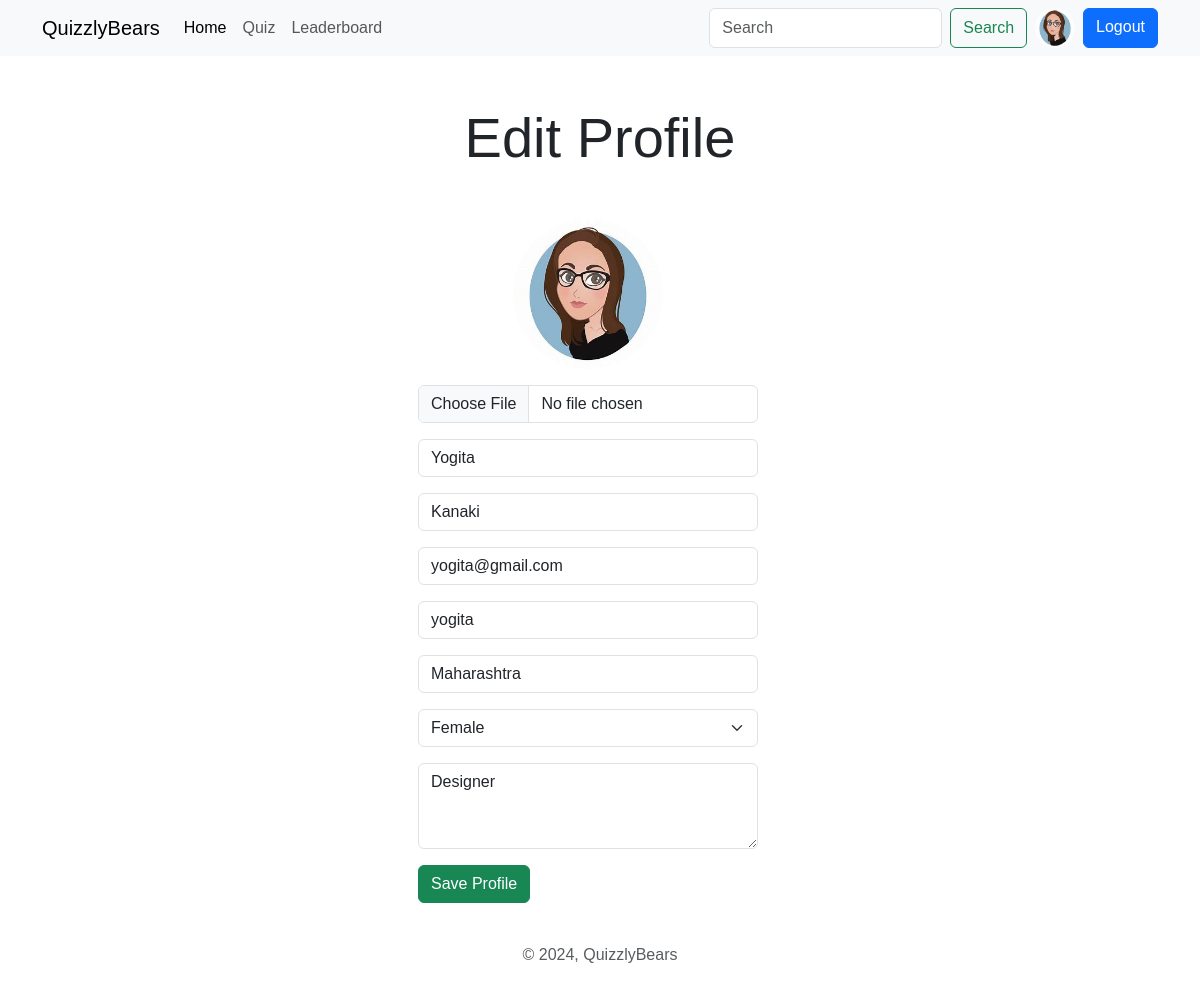
The app's page /user/settings (signed in) with its own data.
### account/models.py (models this page shows, shortened)
class Profile(models.Model):
    user=models.OneToOneField(User,on_delete=models.CASCADE,null=True,verbose_name='User Object')
    bio=models.TextField(blank=True,null=True)
    profile_img=models.ImageField(upload_to='profile_images',default='user.png',blank=True,null=True,verbose_name='Profile Pic')
    location=models.CharField(max_length=100,blank=True,null=True)
    GENDER=(
        ('Male','Male'),
        ('Female','Female'),
        ('Other','Other'),
    )
    gender=models.CharField(max_length=6,choices=GENDER,blank=True,null=True)

### account/views.py (the view, shortened to what this page needs)
# urls.py: path('settings',views.editProfile,name='edit_profile'),
@login_required(login_url='login')
def editProfile(request):
    user_object=User.objects.get(username=request.user)
    user_profile=Profile.objects.get(user=user_object)
    context={"user_profile":user_profile}
    return render(request,'profile-edit.html',context)

### templates/profile-edit.html (shortened to what this page needs)
{% extends 'index.html' %}
{% block content %}
  <h1 class="display-4 text-center my-5">Edit Profile</h1>
  <div class="container">
    <div class="row row-cols-sm-1 row-cols-lg-3 container">
      <div class="col-12">
      </div>
      <div class="col-12">
        <form action="" method="POST" enctype="multipart/form-data">
            <div class="mb-3 d-flex justify-content-center">
                <img src="{{user_profile.profile_img.url}}" alt="profile-pic" width="150" height="150" class="rounded-circle">
            </div>
          <div class="mb-3">
            <input type="file" name="profile_img" class="form-control" id="exampleInputImage">
          </div>
          <div class="mb-3">
            <input type="text" name="firstname"  value="{{user_profile.user.first_name}}" class="form-control" id="exampleInputFirstName" placeholder="First Name" required>
          </div>
          <div class="mb-3">
            <input type="text" name="lastname" value="{{user_profile.user.last_name}}" class="form-control" id="exampleInputLastName" placeholder="Last Name" required>
          </div>
          <div class="mb-3">
            <input type="email" name="email" value="{{user_profile.user.email}}"class="form-control" id="exampleInputEmail2" aria-describedby="emailHelp"
              placeholder="Email" required>
          </div>
          <div class="mb-3">
            <input type="text" name="username" value="{{user_profile.user.username}}"class="form-control" id="exampleInputUsername1" aria-describedby="emailHelp"
              placeholder="Username" required>
          </div>
          <div class="mb-3">
            <input type="text" name="location" value="{{user_profile.location}}" class="form-control" id="exampleInputLocation" placeholder="Location" required>
          </div>
          <div class="mb-3">
            <select class="form-select form-control" name="gender" id="exampleInputGender" aria-label="Default select example" required>
                <option {% if user_profile.gender == 'Female' %} selected {% endif %}value="Female">Female</option>
              </select>
          </div>
          <div class="mb-3">
            <textarea class="form-control" name="bio" id="exampleFormControlTextarea1" rows="3" placeholder="Your Bio" required>{{user_profile.bio}} </textarea>
          </div>
          <button type="submit" class="btn btn-success">Save Profile</button>
        </form>
      </div>
      <div class="col-12">
      </div>
    </div>
  </div>
{% endblock content %}

### templates/components/navbar.html (shortened to what this page needs)
<nav class="navbar navbar-expand-lg bg-body-tertiary d-none d-lg-block">
    <div class="container">
        <a class="navbar-brand" href="{% url 'home' %}">QuizzlyBears</a>
        <div class="collapse navbar-collapse" id="navbarSupportedContent">
            <ul class="navbar-nav me-auto mb-2 mb-lg-0">
                <li class="nav-item">
                    <a class="nav-link active" aria-current="page" href="{% url 'home' %}">Home</a>
                </li>
                <li class="nav-item">
                    <a class="nav-link" href="{% url 'all_quiz' %}">Quiz</a>
                </li>
                <li class="nav-item">
                    <a class="nav-link" href="{% url 'leaderboard' %}">Leaderboard</a>
                </li>
            </ul>
            <form class="d-flex" role="search" action="{% url 'search_users' %}">
                <input class="form-control me-2" type="search" name="q" placeholder="Search" aria-label="Search">
                <button class="btn btn-outline-success" type="submit">Search</button>
                {% if request.user.is_authenticated %}
                <a href="{% url 'profile' request.user.username %}" data-bs-toggle="tooltip" data-bs-placement="bottom" data-bs-title="@{{request.user.username}}" class="mx-2">
                    <img src="{{user_profile.profile_img.url}}" class="rounded-circle" width="40" height="40" alt="profile_img">
                </a>
                <a href="{% url 'logout' %}" class="btn btn-primary">Logout</a>
                {% else %}
                <a href="{% url 'login' %}" class="btn btn-primary ms-2">Login</a>
                {% endif %}
            </form>
        </div>
    </div>
</nav>

### static/css/style.css (style rules this page uses)
* { font-family:Arial, Helvetica, sans-serif; }

### records on screen
Profile: profile_img (picture), firstname "Yogita", lastname "Kanaki", email "yogita@gmail.com", username "yogita", location "Maharashtra", gender "Female", bio "Designer"
